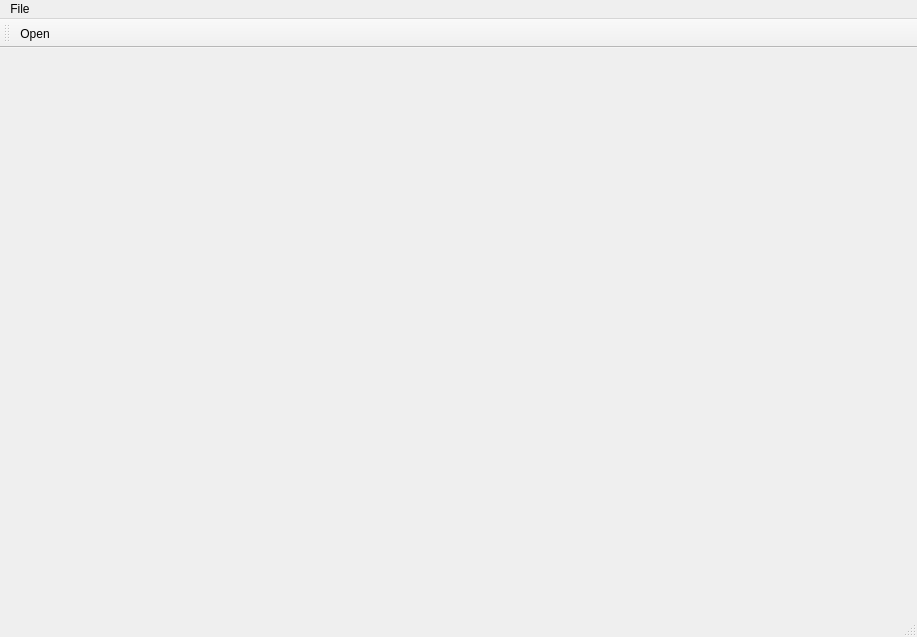
<?xml version="1.0" encoding="UTF-8"?>
<ui version="4.0">
 <class>MainWindow</class>
 <widget class="QMainWindow" name="MainWindow">
  <property name="geometry">
   <rect>
    <x>0</x>
    <y>0</y>
    <width>917</width>
    <height>637</height>
   </rect>
  </property>
  <property name="windowTitle">
   <string>MainWindow</string>
  </property>
  <property name="windowIcon">
   <iconset resource="ComBomb.qrc">
    <normaloff>:/images/ComBomb32.png</normaloff>:/images/ComBomb32.png</iconset>
  </property>
  <widget class="QWidget" name="_centralWidget"/>
  <widget class="QMenuBar" name="_menuBar">
   <property name="geometry">
    <rect>
     <x>0</x>
     <y>0</y>
     <width>917</width>
     <height>21</height>
    </rect>
   </property>
   <widget class="QMenu" name="_menuFile">
    <property name="title">
     <string>File</string>
    </property>
    <addaction name="actionOpen"/>
    <addaction name="actionExit"/>
   </widget>
   <addaction name="_menuFile"/>
  </widget>
  <widget class="QToolBar" name="_mainToolBar">
   <attribute name="toolBarArea">
    <enum>TopToolBarArea</enum>
   </attribute>
   <attribute name="toolBarBreak">
    <bool>false</bool>
   </attribute>
   <addaction name="actionOpen"/>
  </widget>
  <widget class="QStatusBar" name="_statusBar"/>
  <action name="actionOpen">
   <property name="icon">
    <iconset resource="ComBomb.qrc">
     <normaloff>:/images/open.png</normaloff>:/images/open.png</iconset>
   </property>
   <property name="text">
    <string>Open</string>
   </property>
   <property name="toolTip">
    <string>Open new connection</string>
   </property>
  </action>
  <action name="actionExit">
   <property name="text">
    <string>Exit</string>
   </property>
  </action>
 </widget>
 <layoutdefault spacing="6" margin="11"/>
 <resources>
  <include location="ComBomb.qrc"/>
 </resources>
 <connections/>
</ui>
